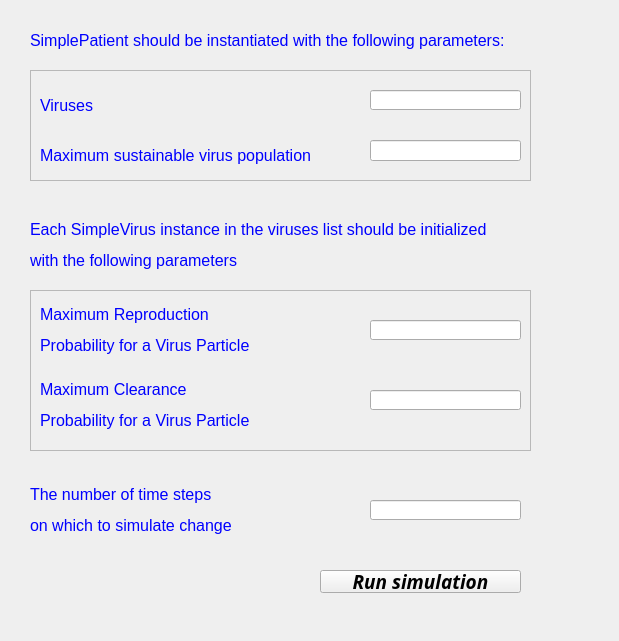
<?xml version="1.0" encoding="UTF-8"?>
<ui version="4.0">
 <class>Form</class>
 <widget class="QWidget" name="Form">
  <property name="geometry">
   <rect>
    <x>0</x>
    <y>0</y>
    <width>619</width>
    <height>641</height>
   </rect>
  </property>
  <property name="windowTitle">
   <string>Form</string>
  </property>
  <widget class="QFrame" name="frame">
   <property name="geometry">
    <rect>
     <x>30</x>
     <y>70</y>
     <width>501</width>
     <height>111</height>
    </rect>
   </property>
   <property name="frameShape">
    <enum>QFrame::StyledPanel</enum>
   </property>
   <property name="frameShadow">
    <enum>QFrame::Raised</enum>
   </property>
   <widget class="QLabel" name="label">
    <property name="geometry">
     <rect>
      <x>10</x>
      <y>20</y>
      <width>91</width>
      <height>31</height>
     </rect>
    </property>
    <property name="text">
     <string>&lt;html&gt;&lt;head/&gt;&lt;body&gt;&lt;p&gt;&lt;span style=&quot; font-size:12pt; color:#0000ff;&quot;&gt;Viruses&lt;/span&gt;&lt;/p&gt;&lt;/body&gt;&lt;/html&gt;</string>
    </property>
   </widget>
   <widget class="QLabel" name="label_3">
    <property name="geometry">
     <rect>
      <x>10</x>
      <y>70</y>
      <width>281</width>
      <height>31</height>
     </rect>
    </property>
    <property name="text">
     <string>&lt;html&gt;&lt;head/&gt;&lt;body&gt;&lt;p&gt;&lt;span style=&quot; font-size:12pt; color:#0000ff;&quot;&gt;Maximum sustainable virus population&lt;/span&gt;&lt;/p&gt;&lt;/body&gt;&lt;/html&gt;</string>
    </property>
   </widget>
   <widget class="QLineEdit" name="lineEdit">
    <property name="geometry">
     <rect>
      <x>340</x>
      <y>70</y>
      <width>151</width>
      <height>21</height>
     </rect>
    </property>
   </widget>
   <widget class="QLineEdit" name="lineEdit_2">
    <property name="geometry">
     <rect>
      <x>340</x>
      <y>20</y>
      <width>151</width>
      <height>20</height>
     </rect>
    </property>
   </widget>
  </widget>
  <widget class="QLabel" name="label_2">
   <property name="geometry">
    <rect>
     <x>30</x>
     <y>10</y>
     <width>511</width>
     <height>61</height>
    </rect>
   </property>
   <property name="text">
    <string>&lt;html&gt;&lt;head/&gt;&lt;body&gt;&lt;p&gt;&lt;span style=&quot; font-size:12pt; color:#0000ff;&quot;&gt;SimplePatient should be instantiated with the following parameters:&lt;/span&gt;&lt;/p&gt;&lt;/body&gt;&lt;/html&gt;</string>
   </property>
  </widget>
  <widget class="QLabel" name="label_4">
   <property name="geometry">
    <rect>
     <x>30</x>
     <y>200</y>
     <width>491</width>
     <height>91</height>
    </rect>
   </property>
   <property name="text">
    <string>&lt;html&gt;&lt;head/&gt;&lt;body&gt;&lt;p&gt;&lt;span style=&quot; font-size:12pt; color:#0000ff;&quot;&gt;Each SimpleVirus instance in the viruses list should be initialized &lt;/span&gt;&lt;/p&gt;&lt;p&gt;&lt;span style=&quot; font-size:12pt; color:#0000ff;&quot;&gt;with the following parameters&lt;/span&gt;&lt;/p&gt;&lt;/body&gt;&lt;/html&gt;</string>
   </property>
  </widget>
  <widget class="QFrame" name="frame_2">
   <property name="geometry">
    <rect>
     <x>30</x>
     <y>290</y>
     <width>501</width>
     <height>161</height>
    </rect>
   </property>
   <property name="frameShape">
    <enum>QFrame::StyledPanel</enum>
   </property>
   <property name="frameShadow">
    <enum>QFrame::Raised</enum>
   </property>
   <widget class="QLabel" name="label_5">
    <property name="geometry">
     <rect>
      <x>10</x>
      <y>10</y>
      <width>261</width>
      <height>61</height>
     </rect>
    </property>
    <property name="text">
     <string>&lt;html&gt;&lt;head/&gt;&lt;body&gt;&lt;p&gt;&lt;span style=&quot; font-size:12pt; color:#0000ff;&quot;&gt;Maximum Reproduction &lt;/span&gt;&lt;/p&gt;&lt;p&gt;&lt;span style=&quot; font-size:12pt; color:#0000ff;&quot;&gt;Probability for a Virus Particle&lt;/span&gt;&lt;/p&gt;&lt;/body&gt;&lt;/html&gt;</string>
    </property>
   </widget>
   <widget class="QLineEdit" name="lineEdit_3">
    <property name="geometry">
     <rect>
      <x>340</x>
      <y>30</y>
      <width>151</width>
      <height>20</height>
     </rect>
    </property>
   </widget>
   <widget class="QLabel" name="label_6">
    <property name="geometry">
     <rect>
      <x>10</x>
      <y>90</y>
      <width>241</width>
      <height>51</height>
     </rect>
    </property>
    <property name="text">
     <string>&lt;html&gt;&lt;head/&gt;&lt;body&gt;&lt;p&gt;&lt;span style=&quot; font-size:12pt; color:#0000ff;&quot;&gt;Maximum Clearance&lt;/span&gt;&lt;/p&gt;&lt;p&gt;&lt;span style=&quot; font-size:12pt; color:#0000ff;&quot;&gt;Probability for a Virus Particle&lt;/span&gt;&lt;/p&gt;&lt;/body&gt;&lt;/html&gt;</string>
    </property>
   </widget>
   <widget class="QLineEdit" name="lineEdit_4">
    <property name="geometry">
     <rect>
      <x>340</x>
      <y>100</y>
      <width>151</width>
      <height>20</height>
     </rect>
    </property>
   </widget>
  </widget>
  <widget class="QLabel" name="label_7">
   <property name="geometry">
    <rect>
     <x>30</x>
     <y>480</y>
     <width>231</width>
     <height>61</height>
    </rect>
   </property>
   <property name="text">
    <string>&lt;html&gt;&lt;head/&gt;&lt;body&gt;&lt;p&gt;&lt;span style=&quot; font-size:12pt; color:#0000ff;&quot;&gt;The number of time steps &lt;/span&gt;&lt;/p&gt;&lt;p&gt;&lt;span style=&quot; font-size:12pt; color:#0000ff;&quot;&gt;on which to simulate change&lt;/span&gt;&lt;/p&gt;&lt;/body&gt;&lt;/html&gt;</string>
   </property>
  </widget>
  <widget class="QLineEdit" name="lineEdit_5">
   <property name="geometry">
    <rect>
     <x>370</x>
     <y>500</y>
     <width>151</width>
     <height>20</height>
    </rect>
   </property>
  </widget>
  <widget class="QPushButton" name="pushButton">
   <property name="geometry">
    <rect>
     <x>320</x>
     <y>570</y>
     <width>201</width>
     <height>23</height>
    </rect>
   </property>
   <property name="font">
    <font>
     <family>Book Antiqua</family>
     <pointsize>14</pointsize>
     <weight>75</weight>
     <italic>true</italic>
     <bold>true</bold>
    </font>
   </property>
   <property name="text">
    <string>Run simulation</string>
   </property>
  </widget>
 </widget>
 <resources/>
 <connections/>
</ui>
